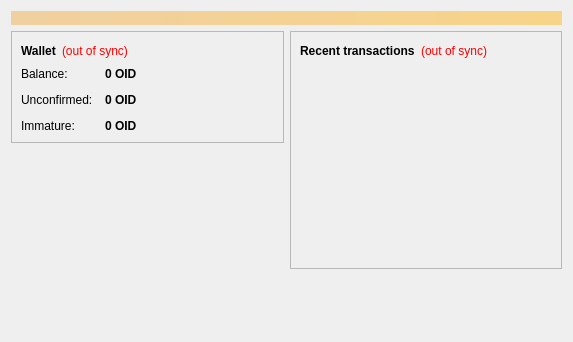
<?xml version="1.0" encoding="UTF-8"?>
<ui version="4.0">
 <class>OverviewPage</class>
 <widget class="QWidget" name="OverviewPage">
  <property name="geometry">
   <rect>
    <x>0</x>
    <y>0</y>
    <width>573</width>
    <height>342</height>
   </rect>
  </property>
  <property name="windowTitle">
   <string>Form</string>
  </property>
  <layout class="QVBoxLayout" name="topLayout">
   <item>
    <widget class="QLabel" name="labelAlerts">
     <property name="visible">
      <bool>false</bool>
     </property>
     <property name="styleSheet">
      <string notr="true">background-color: qlineargradient(x1: 0, y1: 0, x2: 1, y2: 0, stop:0 #F0D0A0, stop:1 #F8D488); color:#000000;</string>
     </property>
     <property name="wordWrap">
      <bool>true</bool>
     </property>
     <property name="margin">
      <number>3</number>
     </property>
    </widget>
   </item>
   <item>
    <layout class="QHBoxLayout" name="horizontalLayout" stretch="1,1">
     <item>
      <layout class="QVBoxLayout" name="verticalLayout_2">
       <item>
        <widget class="QFrame" name="frame">
         <property name="frameShape">
          <enum>QFrame::StyledPanel</enum>
         </property>
         <property name="frameShadow">
          <enum>QFrame::Raised</enum>
         </property>
         <layout class="QVBoxLayout" name="verticalLayout_4">
          <item>
           <layout class="QHBoxLayout" name="horizontalLayout_4">
            <item>
             <widget class="QLabel" name="label_5">
              <property name="font">
               <font>
                <weight>75</weight>
                <bold>true</bold>
               </font>
              </property>
              <property name="text">
               <string>Wallet</string>
              </property>
             </widget>
            </item>
            <item>
             <widget class="QLabel" name="labelWalletStatus">
              <property name="toolTip">
               <string>The displayed information may be out of date. Your wallet automatically synchronizes with the Opioid network after a connection is established, but this process has not completed yet.</string>
              </property>
              <property name="styleSheet">
               <string notr="true">QLabel { color: red; }</string>
              </property>
              <property name="text">
               <string notr="true">(out of sync)</string>
              </property>
              <property name="alignment">
               <set>Qt::AlignLeading|Qt::AlignLeft|Qt::AlignVCenter</set>
              </property>
             </widget>
            </item>
            <item>
             <spacer name="horizontalSpacer_2">
              <property name="orientation">
               <enum>Qt::Horizontal</enum>
              </property>
              <property name="sizeHint" stdset="0">
               <size>
                <width>40</width>
                <height>20</height>
               </size>
              </property>
             </spacer>
            </item>
           </layout>
          </item>
          <item>
           <layout class="QFormLayout" name="formLayout_2">
            <property name="fieldGrowthPolicy">
             <enum>QFormLayout::AllNonFixedFieldsGrow</enum>
            </property>
            <property name="horizontalSpacing">
             <number>12</number>
            </property>
            <property name="verticalSpacing">
             <number>12</number>
            </property>
            <item row="0" column="0">
             <widget class="QLabel" name="label">
              <property name="text">
               <string>Balance:</string>
              </property>
             </widget>
            </item>
            <item row="0" column="1">
             <widget class="QLabel" name="labelBalance">
              <property name="font">
               <font>
                <weight>75</weight>
                <bold>true</bold>
               </font>
              </property>
              <property name="cursor">
               <cursorShape>IBeamCursor</cursorShape>
              </property>
              <property name="toolTip">
               <string>Your current balance</string>
              </property>
              <property name="text">
               <string notr="true">0 OID</string>
              </property>
              <property name="textInteractionFlags">
               <set>Qt::LinksAccessibleByMouse|Qt::TextSelectableByKeyboard|Qt::TextSelectableByMouse</set>
              </property>
             </widget>
            </item>
            <item row="1" column="0">
             <widget class="QLabel" name="label_3">
              <property name="text">
               <string>Unconfirmed:</string>
              </property>
             </widget>
            </item>
            <item row="1" column="1">
             <widget class="QLabel" name="labelUnconfirmed">
              <property name="font">
               <font>
                <weight>75</weight>
                <bold>true</bold>
               </font>
              </property>
              <property name="cursor">
               <cursorShape>IBeamCursor</cursorShape>
              </property>
              <property name="toolTip">
               <string>Total of transactions that have yet to be confirmed, and do not yet count toward the current balance</string>
              </property>
              <property name="text">
               <string notr="true">0 OID</string>
              </property>
              <property name="textInteractionFlags">
               <set>Qt::LinksAccessibleByMouse|Qt::TextSelectableByKeyboard|Qt::TextSelectableByMouse</set>
              </property>
             </widget>
            </item>
            <item row="2" column="0">
             <widget class="QLabel" name="labelImmatureText">
              <property name="text">
               <string>Immature:</string>
              </property>
             </widget>
            </item>
            <item row="2" column="1">
             <widget class="QLabel" name="labelImmature">
              <property name="font">
               <font>
                <weight>75</weight>
                <bold>true</bold>
               </font>
              </property>
              <property name="toolTip">
               <string>Mined balance that has not yet matured</string>
              </property>
              <property name="text">
               <string notr="true">0 OID</string>
              </property>
              <property name="textInteractionFlags">
               <set>Qt::LinksAccessibleByMouse|Qt::TextSelectableByKeyboard|Qt::TextSelectableByMouse</set>
              </property>
             </widget>
            </item>
           </layout>
          </item>
         </layout>
        </widget>
       </item>
       <item>
        <spacer name="verticalSpacer">
         <property name="orientation">
          <enum>Qt::Vertical</enum>
         </property>
         <property name="sizeHint" stdset="0">
          <size>
           <width>20</width>
           <height>40</height>
          </size>
         </property>
        </spacer>
       </item>
      </layout>
     </item>
     <item>
      <layout class="QVBoxLayout" name="verticalLayout_3">
       <item>
        <widget class="QFrame" name="frame_2">
         <property name="frameShape">
          <enum>QFrame::StyledPanel</enum>
         </property>
         <property name="frameShadow">
          <enum>QFrame::Raised</enum>
         </property>
         <layout class="QVBoxLayout" name="verticalLayout">
          <item>
           <layout class="QHBoxLayout" name="horizontalLayout_2">
            <item>
             <widget class="QLabel" name="label_4">
              <property name="text">
               <string>&lt;b&gt;Recent transactions&lt;/b&gt;</string>
              </property>
             </widget>
            </item>
            <item>
             <widget class="QLabel" name="labelTransactionsStatus">
              <property name="toolTip">
               <string>The displayed information may be out of date. Your wallet automatically synchronizes with the Opioid network after a connection is established, but this process has not completed yet.</string>
              </property>
              <property name="styleSheet">
               <string notr="true">QLabel { color: red; }</string>
              </property>
              <property name="text">
               <string notr="true">(out of sync)</string>
              </property>
              <property name="alignment">
               <set>Qt::AlignRight|Qt::AlignTrailing|Qt::AlignVCenter</set>
              </property>
             </widget>
            </item>
            <item>
             <spacer name="horizontalSpacer">
              <property name="orientation">
               <enum>Qt::Horizontal</enum>
              </property>
              <property name="sizeHint" stdset="0">
               <size>
                <width>40</width>
                <height>20</height>
               </size>
              </property>
             </spacer>
            </item>
           </layout>
          </item>
          <item>
           <widget class="QListView" name="listTransactions">
            <property name="styleSheet">
             <string notr="true">QListView { background: transparent; }</string>
            </property>
            <property name="frameShape">
             <enum>QFrame::NoFrame</enum>
            </property>
            <property name="verticalScrollBarPolicy">
             <enum>Qt::ScrollBarAlwaysOff</enum>
            </property>
            <property name="horizontalScrollBarPolicy">
             <enum>Qt::ScrollBarAlwaysOff</enum>
            </property>
            <property name="selectionMode">
             <enum>QAbstractItemView::NoSelection</enum>
            </property>
           </widget>
          </item>
         </layout>
        </widget>
       </item>
       <item>
        <spacer name="verticalSpacer_2">
         <property name="orientation">
          <enum>Qt::Vertical</enum>
         </property>
         <property name="sizeHint" stdset="0">
          <size>
           <width>20</width>
           <height>40</height>
          </size>
         </property>
        </spacer>
       </item>
      </layout>
     </item>
    </layout>
   </item>
  </layout>
 </widget>
 <resources/>
 <connections/>
</ui>
